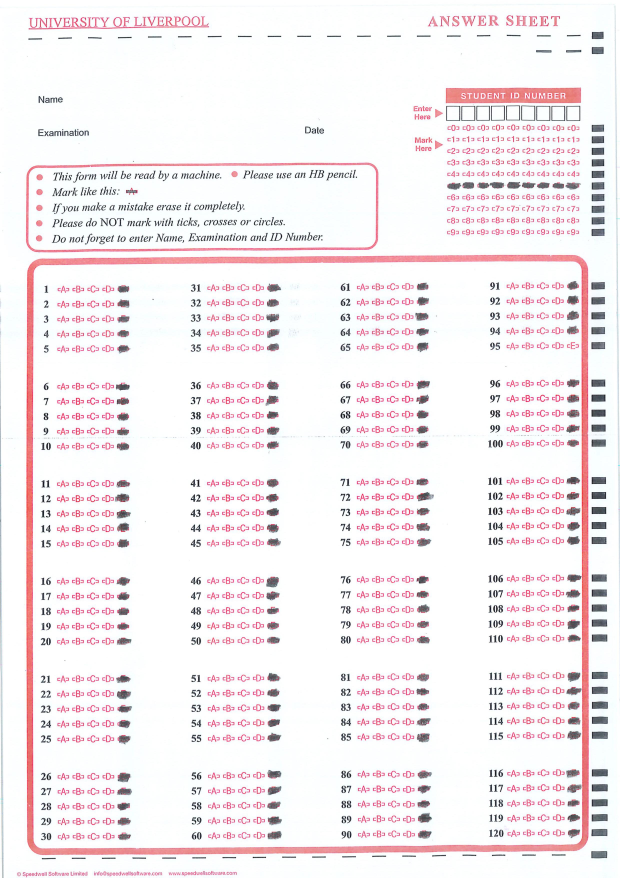
#> input picture test.jpg, 2480 x 3509 px (shown at 1/4 size)
$ python cutimg.py
#> lines starting #> are read from the running program, lines starting #| are printed output that depends on the picture; after the words box and inside, x2 and y2 are one past the last pixel; in counts of white or black regions, pixels touching at a corner belong together
import cv2
import numpy as np


def edge_detect(image):
    # 转换为灰度图像
    gray = cv2.cvtColor(image, cv2.COLOR_BGR2GRAY)

    # 高斯滤波
    blurred = cv2.GaussianBlur(gray, (5, 5), 0) # 灰度图像, 高斯核大小, 标准差

    # 边缘检测
    edged = cv2.Canny(blurred, 50, 150)

    return edged


# 轮廓检测
def find_contours(image):
    # 边缘检测
    edged = edge_detect(image)

    # 轮廓检测
    contours, _ = cv2.findContours(edged, cv2.RETR_EXTERNAL, cv2.CHAIN_APPROX_SIMPLE)

    return contours


# 裁剪图像
def crop(rotated, contours, h, w):
        # 矩形四角坐标
    contours = find_contours(rotated)
    c = max(contours, key=cv2.contourArea)
    rect = cv2.minAreaRect(c)
    box = cv2.boxPoints(rect)
    box = np.intp(box)
    x1, y1 = box[0]
    x2, y2 = box[2]

    if y1 < h - y2:
        rotated = cv2.rotate(rotated, cv2.ROTATE_180)
        x1, y1 = w - x1, h - y1
        x2, y2 = w - x2, h - y2


    # 裁剪出矩形答题区域
    # rotated = rotated[min(y1, y2):max(y1, y2), min(x1, x2):max(x1, x2)]

    # 裁剪出学号区域
    rotated = rotated[int(0.41*min(y1, y2)): int(0.93*min(y1, y2)),int(0.76*max(x1, x2)):int(0.99*max(x1, x2))]

    return rotated

# 旋转图像
def deskew(image):
    # 获取图像大小
    (h, w) = image.shape[:2]

    # 轮廓检测
    contours = find_contours(image)

    # 画出轮廓
    # cv2.drawContours(image, contours, -1, (0, 255, 0), 2)

    # 找到最大的轮廓
    c = max(contours, key=cv2.contourArea)

    # 矩形拟合
    rect = cv2.minAreaRect(c)
    box = cv2.boxPoints(rect)
    box = np.intp(box)

    # 旋转矩形, 窄边为水平
    angle = rect[2] # 获取旋转角度
    if rect[1][0] > rect[1][1]:
        angle = 90 + angle

    # 旋转图像
    center = (w // 2, h // 2)
    M = cv2.getRotationMatrix2D(center, angle, 1.0) # 获取旋转矩阵
    rotated = cv2.warpAffine(image, M, (w, h), flags=cv2.INTER_CUBIC, borderMode=cv2.BORDER_REPLICATE) # 旋转图像

    # 裁剪图像
    rotated = crop(rotated, contours, h, w)


    return rotated


if __name__ == '__main__':
    # Read the image
    image = cv2.imread('test.jpg')    # 缩小图像大小
#> image is the input picture: shape (3509, 2480, 3); mean B, G, R 239.4, 237.1, 244.1
    scale_percent = 50 # percent of original size
    width = int(image.shape[1] * scale_percent / 100)
#> width = 1240
    height = int(image.shape[0] * scale_percent / 100)
#> height = 1754
    dim = (width, height)
#> dim = (1240, 1754)
    image = cv2.resize(image, dim, interpolation=cv2.INTER_AREA)
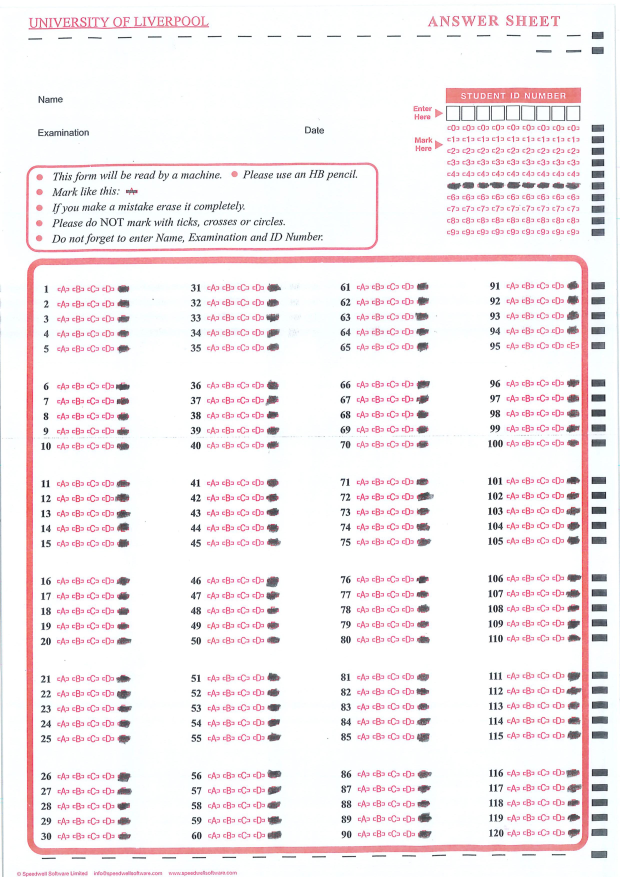
#> image: shape (1754, 1240, 3) (shown at 1/2 size); mean B, G, R 239.4, 237.1, 244.1


    # Deskew the image
    deskewed = deskew(image)
#> in edge_detect, `gray = cv2.cvtColor(image, cv2.COLOR_BGR2GRAY)`:
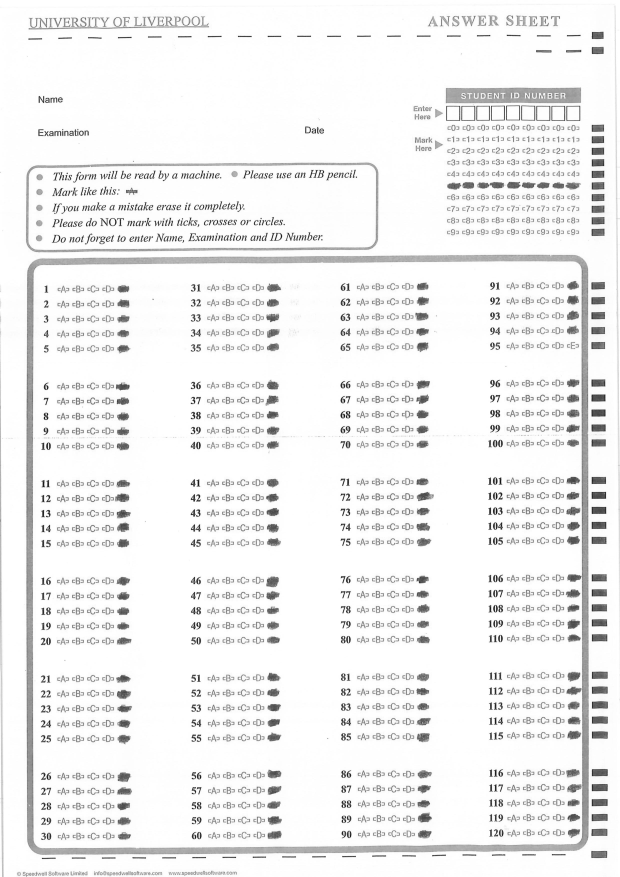
#> gray: shape (1754, 1240) (shown at 1/2 size); min 9, max 255, mean 239.5
#> in edge_detect, `edged = cv2.Canny(blurred, 50, 150)`:
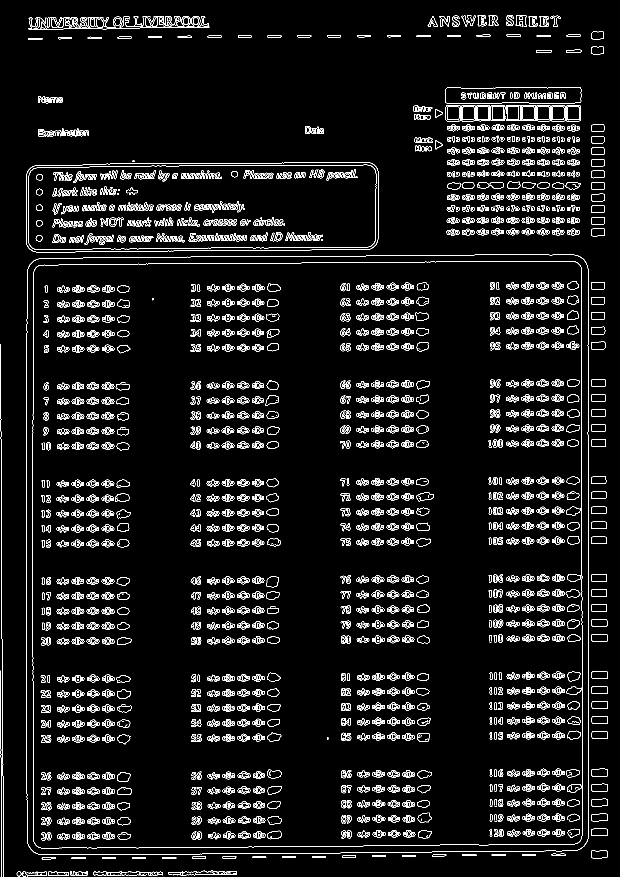
#> edged: shape (1754, 1240) (shown at 1/2 size); 6.2% white in thin lines or dots
#> in find_contours, `contours, _ = cv2.findContours(edged, cv2.RETR_EXTERNAL, cv2.CHAIN_APP..`: contours = 363 contours, 118 with area under 20; largest, box (x1, y1, x2, y2) and area: (52, 509, 1178, 1710) 1339806, (52, 324, 757, 505) 122268, (891, 175, 1163, 207) 8245, (1011, 210, 1162, 243) 3672, (891, 210, 980, 243) 2711
#> in deskew, `c = max(contours, key=cv2.contourArea)`: c = contour of 285 points, box (x1, y1, x2, y2) (52, 509, 1178, 1710), area 1339806
#> in deskew, `rect = cv2.minAreaRect(c)`: rect = ((614.3, 1108.9), (1125.1, 1198.9), -0.0875)
#> in deskew, `box = cv2.boxPoints(rect)`: box = [[52.64, 1709.2], [50.81, 510.4], [1176, 508.7], [1177.8, 1707.5]]
#> in deskew, `box = np.intp(box)`: box = [[52, 1709], [50, 510], [1175, 508], [1177, 1707]]
#> in deskew, `angle = rect[2]`: angle = -0.0875
#> in deskew, `M = cv2.getRotationMatrix2D(center, angle, 1.0)`: M = [[1, -0.00153, 1.34], [0.00153, 1, -0.946]]
#> in edge_detect (call 2), `edged = cv2.Canny(blurred, 50, 150)`:
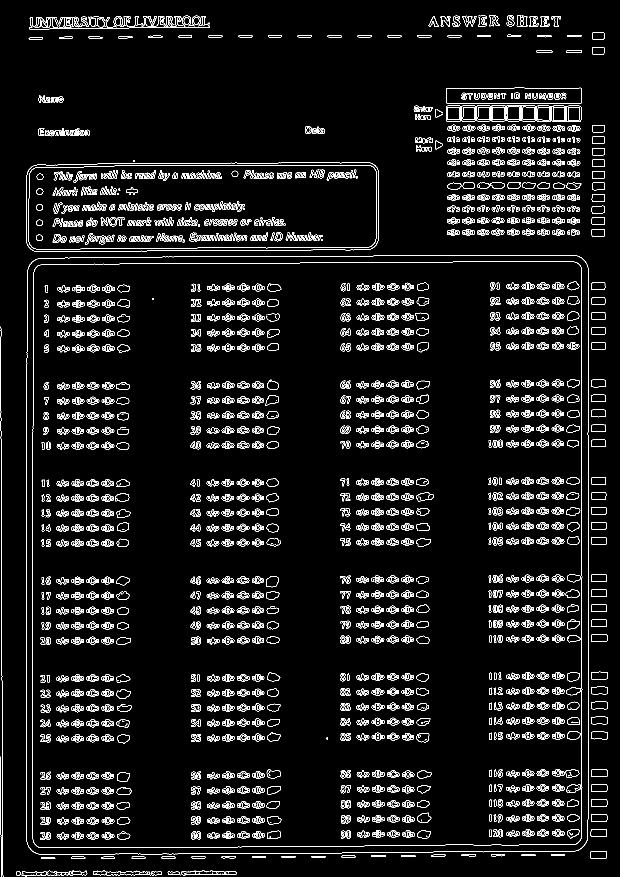
#> edged: shape (1754, 1240) (shown at 1/2 size); 6.2% white in thin lines or dots
#> in find_contours (call 2), `contours, _ = cv2.findContours(edged, cv2.RETR_EXTERNAL, cv2.CHAIN_APP..`: contours = 369 contours, 114 with area under 20; largest, box (x1, y1, x2, y2) and area: (52, 510, 1177, 1709) 1339580, (52, 325, 758, 504) 122346, (892, 175, 1164, 208) 8148, (1012, 210, 1163, 244) 3706, (892, 211, 981, 243) 2702
#> in crop, `c = max(contours, key=cv2.contourArea)`: c = contour of 236 points, box (x1, y1, x2, y2) (52, 510, 1177, 1709), area 1339580
#> in crop, `rect = cv2.minAreaRect(c)`: rect = ((614, 1109), (1198, 1124), -90)
#> in crop, `box = cv2.boxPoints(rect)`: box = [[1176, 1708], [52, 1708], [52, 510], [1176, 510]]
#> in crop, `box = np.intp(box)`: box = [[1175, 1707], [52, 1707], [52, 510], [1175, 510]]
#> in crop, `x1, y1 = box[0]`: x1 = 1175; y1 = 1707
#> in crop, `x2, y2 = box[2]`: x2 = 52; y2 = 510
#> in crop, `rotated = rotated[int(0.41*min(y1, y2)): int(0.93*min(y1, y2)),int(0.7..`:
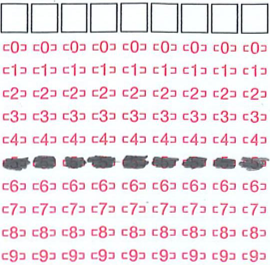
#> rotated: shape (265, 270, 3); mean B, G, R 231.4, 226, 237.2

    # 裁剪图像


    cv2.imshow('Deskewed', deskewed)
    cv2.waitKey(0)

    # Save the image
    cv2.imwrite('test.jpg', deskewed)

$ run again, with deskewed.jpg copied over test.jpg
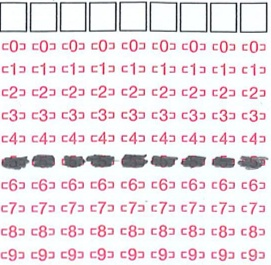
#> input picture deskewed.jpg, 271 x 265 px
#> image is the input picture: shape (265, 271, 3); mean B, G, R 231.4, 226.1, 236
#> image: shape (132, 135, 3)
#> in edge_detect, `edged = cv2.Canny(blurred, 50, 150)`:
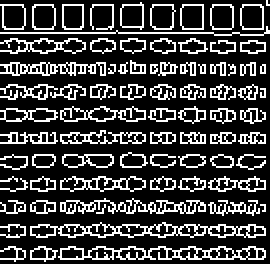
#> edged: shape (132, 135) (shown 2 times larger); 23.9% white in thin lines or dots
#> in find_contours, `contours, _ = cv2.findContours(edged, cv2.RETR_EXTERNAL, cv2.CHAIN_APP..`: contours = 78 contours, 20 with area under 20; largest, box (x1, y1, x2, y2) and area: (15, 111, 133, 119) 520, (29, 123, 133, 130) 421, (30, 88, 73, 96) 206, (30, 53, 73, 61) 200, (30, 99, 103, 107) 188
#> in deskew, `c = max(contours, key=cv2.contourArea)`: c = contour of 140 points, box (x1, y1, x2, y2) (15, 111, 133, 119), area 520
#> in deskew, `rect = cv2.minAreaRect(c)`: rect = ((73.5, 114.5), (7, 117), -90)
#> in deskew, `box = cv2.boxPoints(rect)`: box = [[132, 118], [15, 118], [15, 111], [132, 111]]
#> in deskew, `box = np.intp(box)`: box = [[131, 118], [15, 118], [15, 111], [131, 111]]
#> angle = -90
#> M = [[6.12e-17, -1, 133], [1, 6.12e-17, -1]]
#> in edge_detect (call 2), `edged = cv2.Canny(blurred, 50, 150)`:
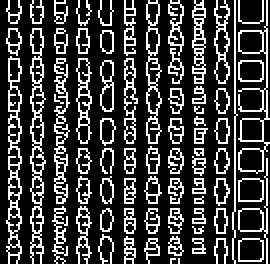
#> edged: shape (132, 135) (shown 2 times larger); 24.2% white in thin lines or dots
#> in find_contours (call 2), `contours, _ = cv2.findContours(edged, cv2.RETR_EXTERNAL, cv2.CHAIN_APP..`: contours = 72 contours, 17 with area under 20; largest, box (x1, y1, x2, y2) and area: (15, 14, 23, 132) 484, (119, 0, 135, 87) 426, (3, 28, 11, 132) 408, (73, 0, 81, 72) 325, (38, 29, 46, 72) 202
#> in crop, `c = max(contours, key=cv2.contourArea)`: c = contour of 158 points, box (x1, y1, x2, y2) (15, 14, 23, 132), area 484
#> in crop, `rect = cv2.minAreaRect(c)`: rect = ((18.5, 72.5), (117, 7), -90)
#> in crop, `box = cv2.boxPoints(rect)`: box = [[22, 131], [15, 131], [15, 14], [22, 14]]
#> x1 = 22; y1 = 131
#> x2 = 15; y2 = 14
